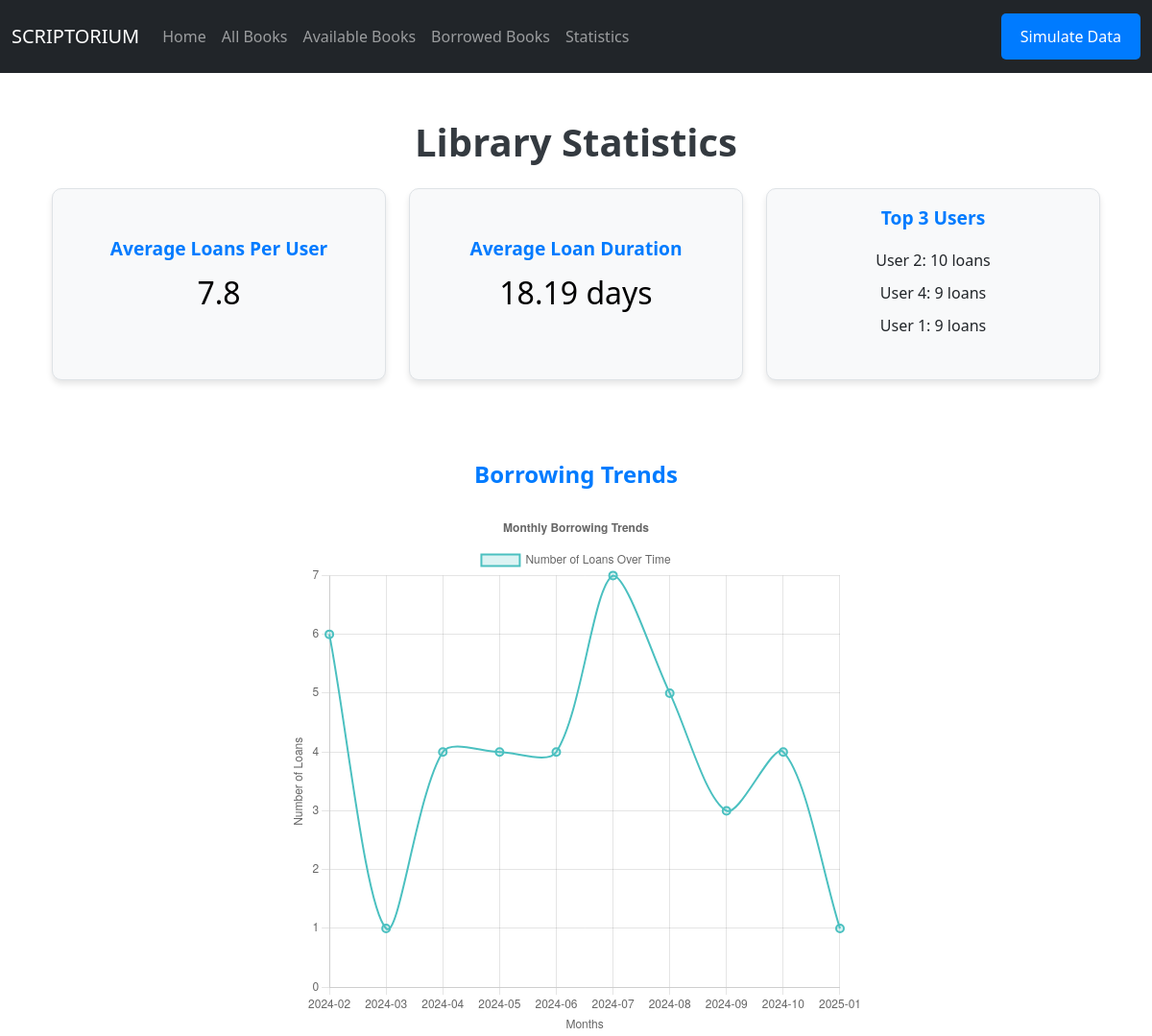
The app's page /statistics with its own data.
### app/models.py (models this page shows)
class User(db.Model):
    id = db.Column(db.Integer, primary_key=True)
    name = db.Column(db.String(100), nullable=False)
    loans = db.relationship('Loan', back_populates='user')

### app/routes.py (the view)
@main.route('/statistics')
def statistics():
    try:
        user_count = User.query.count()
        avg_loans = Loan.query.count() / user_count if user_count > 0 else 0
        durations = [
            (pd.to_datetime(loan.return_date) - pd.to_datetime(loan.loan_date)).days
            for loan in Loan.query.filter(Loan.return_date.isnot(None)).all()
        ]
        avg_duration = sum(durations) / len(durations) if durations else 0
        loan_dates = [pd.to_datetime(loan.loan_date) for loan in Loan.query.all()]
        loan_df = pd.DataFrame({'Date': loan_dates})
        loan_df['Month'] = loan_df['Date'].dt.to_period('M')
        borrowing_trends = loan_df['Month'].value_counts().sort_index()
        borrowing_trends_labels = borrowing_trends.index.astype(str).tolist()
        borrowing_trends_data = borrowing_trends.values.tolist()
        top_users = db.session.query(
            User.name, db.func.count(Loan.id).label('loan_count')
        ).join(Loan).group_by(User.name).order_by(db.desc('loan_count')).limit(3).all()
        return render_template(
            'statistics.html',
            avg_loans=round(avg_loans, 2),
            avg_duration=round(avg_duration, 2),
            borrowing_trends_labels=borrowing_trends_labels,
            borrowing_trends_data=borrowing_trends_data,
            top_users=top_users
        )
    except Exception as e:
        print(f"Error in /statistics route: {e}")
        return "An error occurred while generating statistics.", 500

### app/templates/statistics.html (shortened to what this page needs)
{% extends 'base.html' %}
{% block content %}
<div class="container mt-5">
    <h1 class="text-center fw-bold mb-4">Library Statistics</h1>
    <div class="row text-center">
        <div class="col-md-4 mb-3">
            <div class="statistics-box">
                <h3 class="fw-bold">Average Loans Per User</h3>
                <p class="statistics-number">{{ avg_loans }}</p>
            </div>
        </div>
        <div class="col-md-4 mb-3">
            <div class="statistics-box">
                <h3 class="fw-bold">Average Loan Duration</h3>
                <p class="statistics-number">{{ avg_duration }} days</p>
            </div>
        </div>
        <div class="col-md-4 mb-3">
            <div class="statistics-box">
                <h3 class="fw-bold">Top 3 Users</h3>
                <ul class="list-unstyled">
                    {% for user in top_users %}
                    <li>{{ user.name }}: {{ user.loan_count }} loans</li>
                    {% endfor %}
                </ul>
            </div>
        </div>
    </div>
    <div class="mt-5">
        <h3 class="text-center fw-bold mb-4">Borrowing Trends</h3>
        <div class="d-flex justify-content-center">
            <canvas id="borrowingTrendsChart" style="max-width: 600px;"></canvas>
        </div>
    </div>
</div>
<script>
    document.addEventListener('DOMContentLoaded', function () {
        const labels = JSON.parse('{{ borrowing_trends_labels | tojson | safe }}');
        const data = JSON.parse('{{ borrowing_trends_data | tojson | safe }}');
        const ctx = document.getElementById('borrowingTrendsChart').getContext('2d');
        new Chart(ctx, {
            type: 'line',
            data: {
                labels: labels,
                datasets: [{
                    label: 'Number of Loans Over Time',
                    data: data,
                    borderColor: 'rgba(75, 192, 192, 1)',
                    backgroundColor: 'rgba(75, 192, 192, 0.2)',
                    tension: 0.3,
                    borderWidth: 2,
                    pointRadius: 4,
                    pointHoverRadius: 6,
                }]
            },
            options: {
                responsive: true,
                plugins: {
                    title: {
                        display: true,
                        text: 'Monthly Borrowing Trends'
                    }
                },
                scales: {
                    y: {
                        beginAtZero: true,
                        title: {
                            display: true,
                            text: 'Number of Loans'
                        }
                    },
                    x: {
                        title: {
                            display: true,
                            text: 'Months'
                        }
                    }
                }
            }
        });
    });
</script>
{% endblock %}

### app/templates/base.html (shortened to what this page needs)
<!DOCTYPE html>
<html lang="en">
<head>
    <link href="https://cdn.jsdelivr.net/npm/bootstrap@5.3.0-alpha3/dist/css/bootstrap.min.css" rel="stylesheet">
    <link rel="stylesheet" href="{{ url_for('static', filename='css/styles.css') }}">
</head>
<body>
    <nav class="navbar navbar-expand-lg navbar-dark bg-dark">
        <div class="container-fluid">
            <a class="navbar-brand" href="/">SCRIPTORIUM</a>
            <div class="collapse navbar-collapse" id="navbarNav">
                <ul class="navbar-nav me-auto">
                    <li class="nav-item"><a class="nav-link" href="/">Home</a></li>
                    <li class="nav-item"><a class="nav-link" href="/books">All Books</a></li>
                    <li class="nav-item"><a class="nav-link" href="/books/available">Available Books</a></li>
                    <li class="nav-item"><a class="nav-link" href="/books/borrowed">Borrowed Books</a></li>
                    <li class="nav-item"><a class="nav-link" href="/statistics">Statistics</a></li>
                </ul>
                <button id="simulateButton" class="btn btn-warning btn-sm" onclick="simulateData()">Simulate Data</button>
            </div>
        </div>
    </nav>
    <div class="container mt-4">
        {% block content %}{% endblock %}
    </div>
</body>
</html>

### app/static/css/styles.css (style rules this page uses)
h1 { font-size: 2.5rem; color: #343a40; font-weight: bold; }
h3 { color: #007bff; font-size: 1.5rem; }
ul { list-style: none; padding-left: 0; }
ul li { margin: 10px 0; }
#simulateButton { background-color: #007bff; border: none; color: white; padding: 12px 20px; font-size: 1rem; border-radius: 5px; cursor: pointer; transition: background-color 0.3s ease; }
.statistics-box { background-color: #f8f9fa; border: 1px solid #dee2e6; border-radius: 10px; padding: 20px; box-shadow: 0 4px 6px rgba(0, 0, 0, 0.1); text-align: center; margin-bottom: 20px; height: 200px; display: flex; flex-direction: column; justify-content: center; }
.statistics-box h3 { font-size: 1.2rem; color: #007bff; margin-bottom: 10px; }
.statistics-number { font-size: 2rem; color: #000000; }

### records on screen
User: name "User 2", loan_count "10"
User: name "User 4", loan_count "9"
User: name "User 1", loan_count "9"

### other values on screen
{{ avg_loans }} "7.8"
{{ avg_duration }} "18.19"
chart data {{ borrowing_trends_labels | tojson | safe }} ["2024-02", "2024-03", "2024-04", "2024-05", "2024-06", "2024-07", "2024-08", "2024-09", "2024-10", "2025-01"]
chart data {{ borrowing_trends_data | tojson | safe }} [6, 1, 4, 4, 4, 7, 5, 3, 4, 1]
